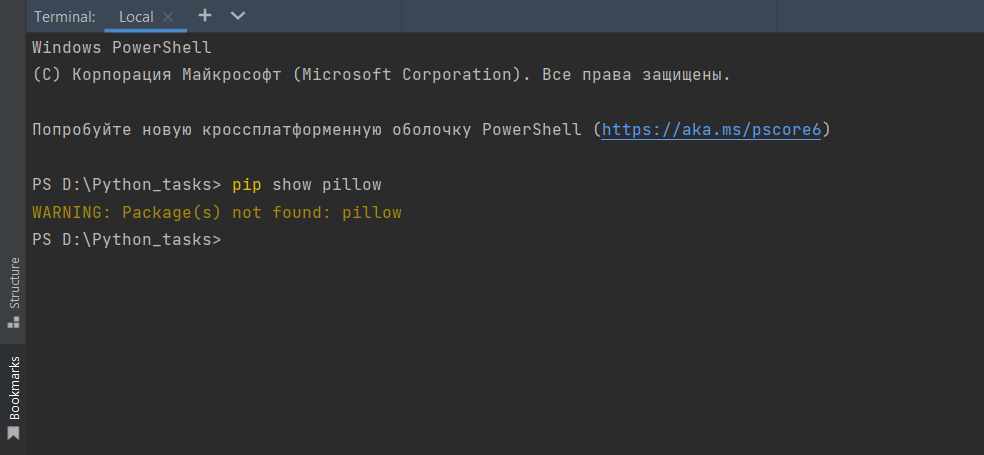
#> input picture Task4/01.png, 984 x 455 px
$ python Homework_4_1.py
#> lines starting #> are read from the running program, lines starting #| are printed output that depends on the picture
from PIL import Image

# Проверка установленного пакета Pillow
image01 = Image.open('01.png')
#> image01 is the input picture: PIL image 984x455 RGBA; mean R, G, B, A 47, 47.9, 48.7, 255

# Установка последнего пакета Pillow
image02 = Image.open('02.png')
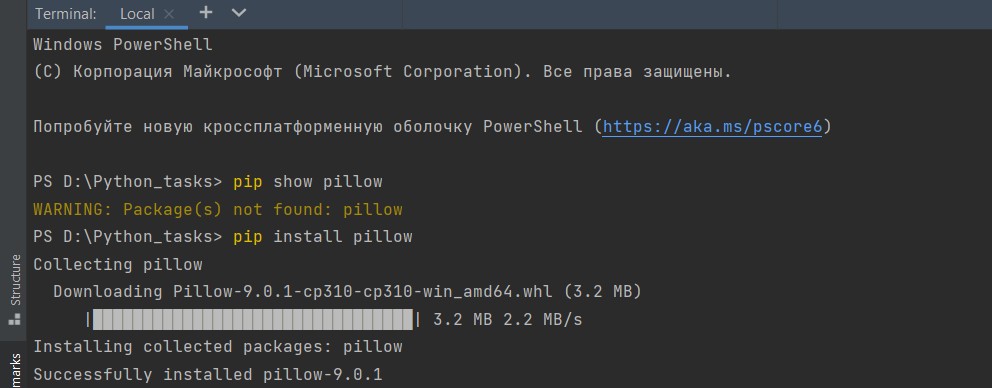
#> input picture Task4/02.png, 992 x 388 px
#> image02 is the input picture: PIL image 992x388 RGBA; mean R, G, B, A 51.7, 52.8, 53.5, 255

# Переключение на новое виртуальное окружение и проверка установленных пакетов
image03 = Image.open('03.png')
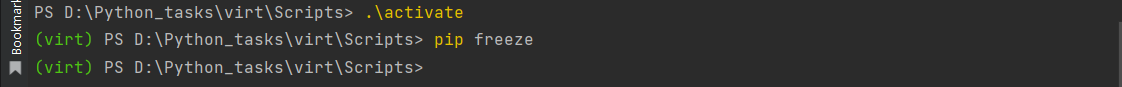
#> input picture Task4/03.png, 1122 x 87 px
#> image03 is the input picture: PIL image 1122x87 RGBA; mean R, G, B, A 48.6, 48.9, 47.6, 255

# Установка пакета Pillow, отличного от последней версии
# Версия 7.1.1 не установилась, так как не поддерживает Python версии 3.10
image04 = Image.open('04.png')
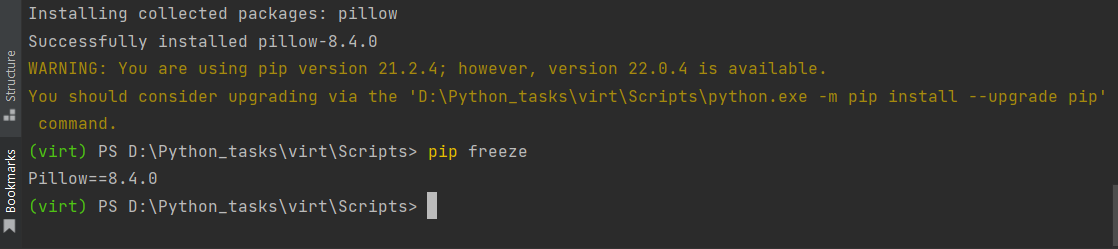
#> input picture Task4/04.png, 1118 x 249 px
#> image04 is the input picture: PIL image 1118x249 RGBA; mean R, G, B, A 48.2, 47.9, 45.4, 255

image01.show()
image02.show()
image03.show()
image04.show()
